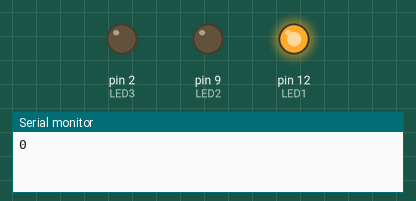
Recording of a sketch running on a simulated Arduino Uno, built with avr-gcc and run on an emulated ATmega328P. Shown: output pins drawn as LEDs (lit = HIGH), the last lines printed to the serial monitor.

Above: at 1.2 s.
At 11.2 s:
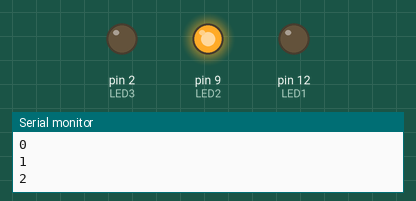
At 15.5 s:
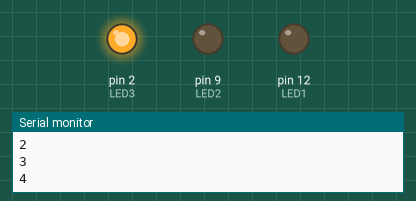
Timing chart, 0 to 20.8 s (numbered marks = the images above):
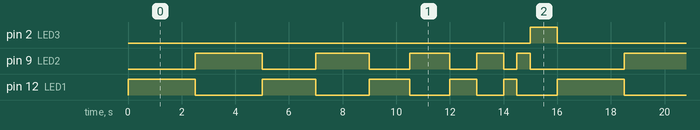

Measured:
- by itself, pin 2 (LED3): alternates HIGH for 1.0 s and LOW for 15.0 s
- by itself, pin 9 (LED2): repeats every 16.0 s: LOW 2.0 s, HIGH 2.0 s, LOW 1.5 s, HIGH 1.5 s, LOW 1.0 s, HIGH 1.0 s, LOW 0.50 s, HIGH 0.50 s, LOW 3.5 s, HIGH 2.5 s
- by itself, pin 12 (LED1): repeats every 16.0 s: LOW 2.5 s, HIGH 2.0 s, LOW 2.0 s, HIGH 1.5 s, LOW 1.5 s, HIGH 1.0 s, LOW 1.0 s, HIGH 0.50 s, LOW 1.5 s, HIGH 2.5 s

The sketch:

2_custom_delay_test.ino
```cpp
// (3 LED) blinker with custom delay

int LED1 = 12;
int LED2 = 9;
int LED3 = 2;
int waittime = 1000;
int waittime1 = 500;

void setup()
{
    // put your setup code here, to run once:
    Serial.begin(9600);
    pinMode(LED1, OUTPUT);
    pinMode(LED2, OUTPUT);
    pinMode(LED3, OUTPUT);
}

void loop()
{
    // put your main code here, to run repeatedly:
    for (int i = 0; i < 5; i++) {
        Serial.println(i);
        digitalWrite(LED1, HIGH);
        delay(2500 - i * 500);
        digitalWrite(LED1, LOW);
        digitalWrite(LED2, HIGH);
        delay(2500 - i * 500);
        digitalWrite(LED2, LOW);
    }
    Serial.println();

    digitalWrite(LED3, HIGH);
    delay(waittime);
    digitalWrite(LED3, LOW);
}
```
